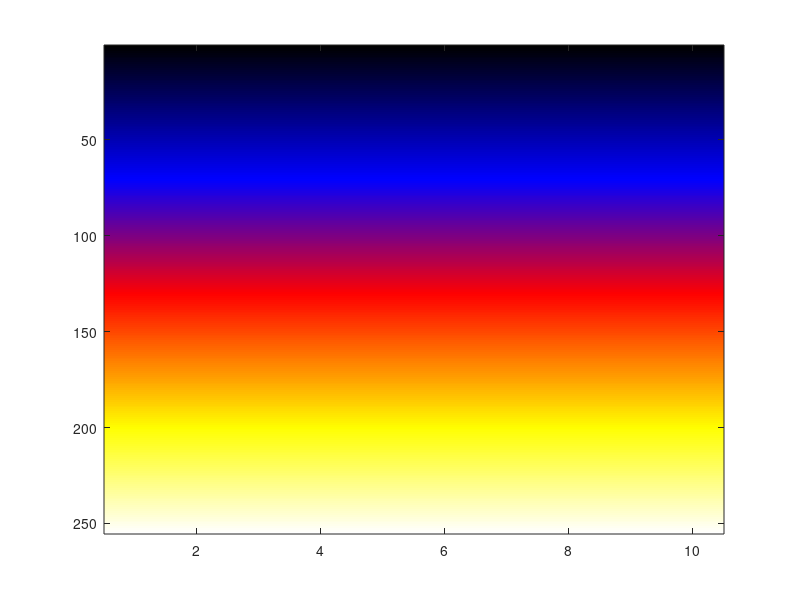

Write MATLAB code to recreate this figure.
%%Custom color map: IDL Omega-II colormap

T = [0,   0,   0          %// dark
     0, 0,  255         %// blue
     255, 0, 0        %// red
     255, 255, 0        %// yellow
     255, 255, 255]./255; %// white 
 %Setting color intervals length
 x = [0
     70
     130
     200
     255];
 %Interpolation between colors
 map = interp1(x/255,T,linspace(0,1,255));
 %Color bar limits form 0 to 0.7 (black to white)
 I = linspace(0,1,255);
imagesc(I(ones(1,10),:)')
colormap(map)